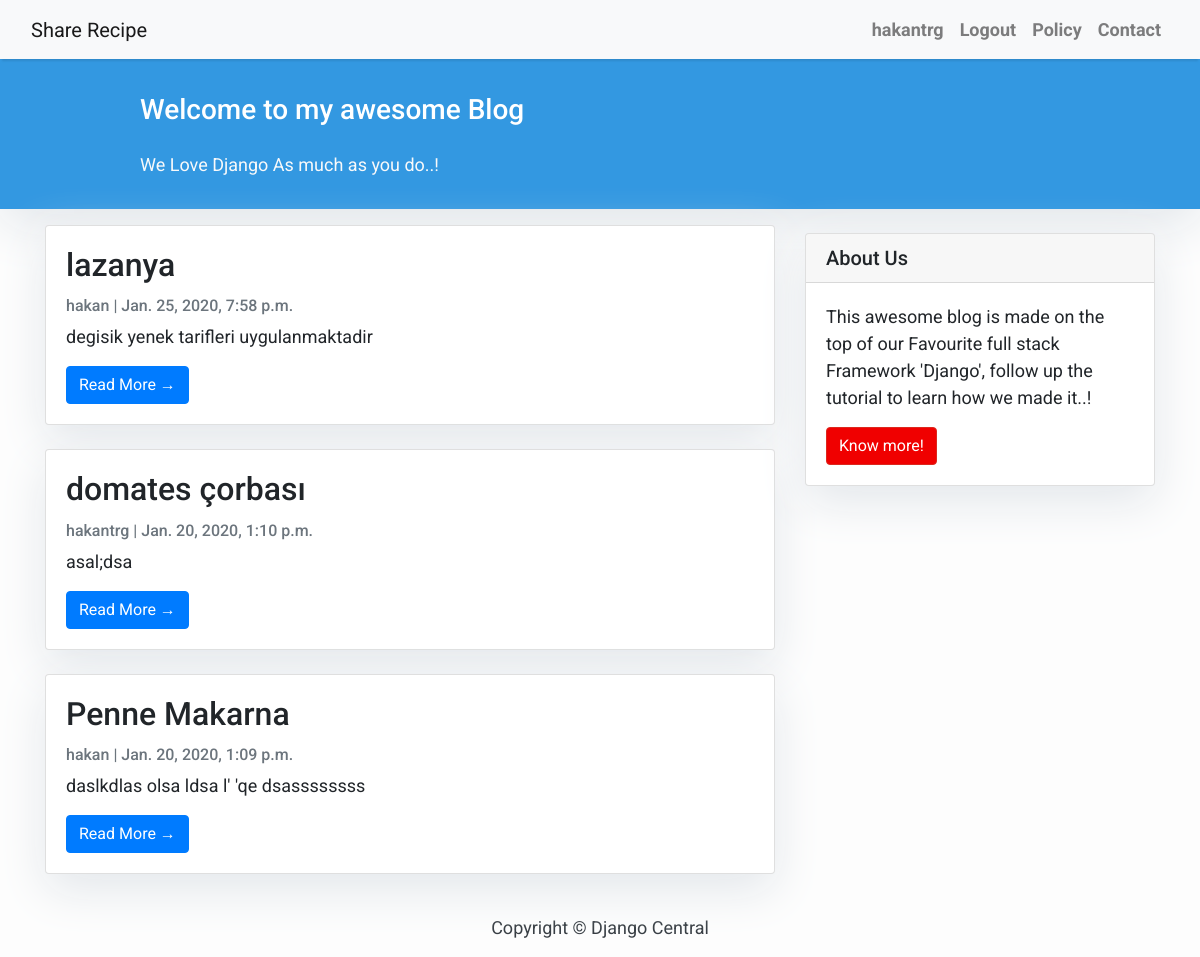
Screenshot of / (signed in) with the database file from the repository.
### restaurant/models.py (models this page shows, shortened)
class Recipe(models.Model):
    title = models.CharField(max_length=200, unique=True)
    slug = models.SlugField(max_length=200, unique=True)
    author = models.ForeignKey(
        User, on_delete=models.CASCADE, related_name='recipe_posts')
    updated_on = models.DateTimeField(auto_now=True)
    content = models.TextField()
    created_on = models.DateTimeField(auto_now_add=True)
    status = models.IntegerField(choices=STATUS, default=0)
    cover = models.ImageField(upload_to='images/', default="")
    objects = models.Manager()
    class Meta:
        ordering = ['-created_on']

### restaurant/views.py (the view)
# urls.py: path('', views.RecipeList.as_view(), name='home'),
class RecipeList(generic.ListView):
    queryset = RecipeModel.objects.filter(status=1).order_by('-created_on')
    template_name = 'index.html'

### templates/index.html (shortened to what this page needs)
{% extends "base.html" %}
{% block content %}
<header class="masthead">
    <div class="container">
        <div class="row">
            <div class=" col-md-8 col-md-10 mx-auto">
                <div class="site-heading">
                    <h3 class=" site-heading my-4 mt-3 text-white"> Welcome to my awesome Blog </h3>
                    <p class="text-light">We Love Django As much as you do..! &nbsp
                    </p>
                </div>
            </div>
        </div>
    </div>
</header>
<div class="container">
    <div class="row">
        <div class="col-md-8 mt-3 left">
            {% for recipe in recipe_list %}
            <div class="card mb-4">
                <div class="card-body">
                    <h2 class="card-title">{{ recipe.title }}</h2>
                    <p class="card-text text-muted h6">{{ recipe.author }} | {{ recipe.created_on}} </p>
                    <p class="card-text">{{recipe.content|slice:":200" }}</p>
                    <a href="{% url 'recipe_detail' recipe.slug  %}" class="btn btn-primary">Read More &rarr;</a>
                </div>
            </div>
            {% endfor %}
        </div>
        {% block sidebar %} {% include 'sidebar.html' %} {% endblock sidebar %}
    </div>
</div>
{%endblock%}

### templates/base.html (shortened to what this page needs)
<!DOCTYPE html>
<html>
    <head>
        {% load static %}
        <link rel="stylesheet" type="text/css" href="{% static 'css/style.css' %}">
        <link rel="stylesheet" href="https://maxcdn.bootstrapcdn.com/bootstrap/4.0.0/css/bootstrap.min.css"
 />
    </head>
    <body>
        <nav class="navbar navbar-expand-lg navbar-light bg-light shadow" id="mainNav">
            <div class="container-fluid">
                <a class="navbar-brand" href="{% url 'home' %}">Share Recipe </a>
                <div class="collapse navbar-collapse" id="navbarResponsive">
                    <ul class="navbar-nav ml-auto">
                        {% if user.is_authenticated %}
                            <li class="nav-item text-black">
                                <a class="nav-link text-black font-weight-bold" href="/admin/restaurant/recipe/"> {{user}} </a>
                            </li>
                            <li class="nav-item text-black">
                                <a class="nav-link text-black font-weight-bold" href="{% url 'logout' %}">Logout </a>
                            </li>
                        {% else %}
                            <li class="nav-item text-black">
                                <a class="nav-link text-black font-weight-bold" href="{% url 'login' %}">Login </a>
                            </li>
                        {% endif %}
                        <li class="nav-item text-black">
                            <a class="nav-link text-black font-weight-bold" href="#">Policy</a>
                        </li>
                        <li class="nav-item text-black">
                            <a class="nav-link text-black font-weight-bold" href="#">Contact</a>
                        </li>
                    </ul>
                </div>
            </div>
        </nav>
        {% block content %}{% endblock content %}
        <footer class="py-3 bg-grey">
            <p class="m-0 text-dark text-center ">Copyright &copy; Django Central</p>
        </footer>
    </body>
</html>

### templates/base.html (style rules this page uses)
body { font-family: "Roboto", sans-serif; font-size: 17px; background-color: #fdfdfd; }
.shadow { box-shadow: 0 4px 2px -2px rgba(0, 0, 0, 0.1); }
.masthead { background: #3398E1; height: auto; padding-bottom: 15px; box-shadow: 0 16px 48px #E3E7EB; padding-top: 10px; }

### templates/index.html (style rules this page uses)
body { font-family: "Roboto", sans-serif; font-size: 18px; background-color: #fdfdfd; }
.card { box-shadow: 0 16px 48px #E3E7EB; }

### templates/sidebar.html (style rules this page uses)
.card { box-shadow: 0 16px 48px #E3E7EB; }

### rows the page displays
Recipe: title "lazanya", author "hakan", created_on "Jan. 25, 2020, 7:58 p.m.", content "degisik yenek tarifleri uygulanmaktadir"
Recipe: title "domates çorbası", author "hakantrg", created_on "Jan. 20, 2020, 1:10 p.m.", content "asal;dsa"
Recipe: title "Penne Makarna", author "hakan", created_on "Jan. 20, 2020, 1:09 p.m.", content "daslkdlas olsa ldsa l' 'qe dsassssssss"

### other values shown
{{ user }} "hakantrg"
